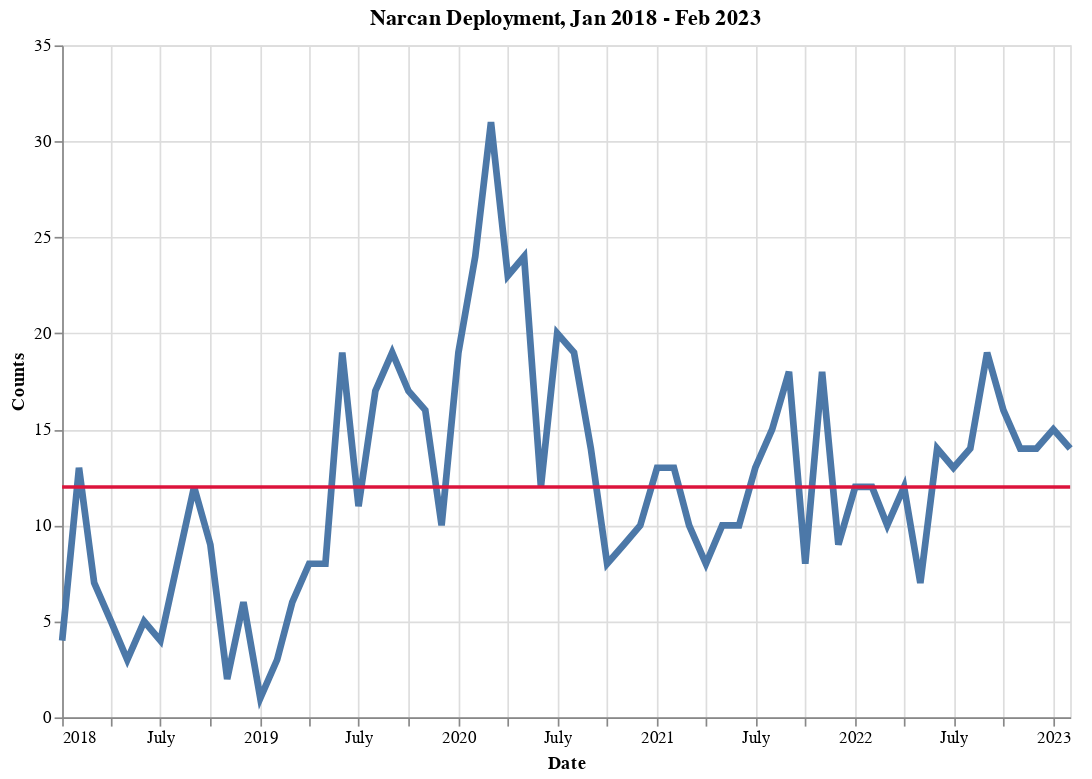

The code cell stored with this chart in its notebook:
### Code cell
end_date = '2023-02'
filtered_nd_counts = nd_counts[nd_counts['incident_date']<=end_date]
median_nd = filtered_nd_counts['count'].median()
base = alt.Chart(filtered_nd_counts).mark_line(size=4).encode(
    alt.X('incident_date:T',title='Date'),
    alt.Y('count',title = 'Counts'),
    tooltip = [alt.Tooltip('incident_date_2',title = 'Date'),alt.Tooltip('count',title='Drug Arrests')]
).properties(
    width=600,
    height=400,
    title='Narcan Deployment, Jan 2018 - Feb 2023'
)
median = alt.Chart(filtered_nd_counts).mark_rule(size=2,color='crimson').encode(
    y='median(count)',
    tooltip = alt.Tooltip(title = 'Median of counts')
)
base+median

### Figure 1 — Vega-Lite specification as saved in the notebook (floating-point values rounded to 4 significant figures)
{"config": {"view": {"continuousWidth": 300, "continuousHeight": 300}}, "layer": [{"mark": {"type": "line", "size": 4}, "encoding": {"tooltip": [{"field": "incident_date_2", "title": "Date", "type": "nominal"}, {"field": "count", "title": "Drug Arrests", "type": "quantitative"}], "x": {"field": "incident_date", "title": "Date", "type": "temporal"}, "y": {"field": "count", "title": "Counts", "type": "quantitative"}}, "title": "Narcan Deployment, Jan 2018 - Feb 2023"}, {"mark": {"type": "rule", "color": "crimson", "size": 2}, "encoding": {"tooltip": {"title": "Median of counts"}, "y": {"aggregate": "median", "field": "count", "type": "quantitative"}}}], "data": {"name": "data-0136f291c601b3dd2f9a513ea97ab8cb"}, "height": 400, "width": 600, "$schema": "https://vega.github.io/schema/vega-lite/v5.6.1.json", "datasets": {"data-0136f291c601b3dd2f9a513ea97ab8cb": [{"incident_date": "2018-01", "count": 4, "incident_date_2": "2018-01"}, {"incident_date": "2018-02", "count": 13, "incident_date_2": "2018-02"}, {"incident_date": "2018-03", "count": 7, "incident_date_2": "2018-03"}, {"incident_date": "2018-04", "count": 5, "incident_date_2": "2018-04"}, {"incident_date": "2018-05", "count": 3, "incident_date_2": "2018-05"}, {"incident_date": "2018-06", "count": 5, "incident_date_2": "2018-06"}, {"incident_date": "2018-07", "count": 4, "incident_date_2": "2018-07"}, {"incident_date": "2018-08", "count": 8, "incident_date_2": "2018-08"}, {"incident_date": "2018-09", "count": 12, "incident_date_2": "2018-09"}, {"incident_date": "2018-10", "count": 9, "incident_date_2": "2018-10"}, {"incident_date": "2018-11", "count": 2, "incident_date_2": "2018-11"}, {"incident_date": "2018-12", "count": 6, "incident_date_2": "2018-12"}, {"incident_date": "2019-01", "count": 1, "incident_date_2": "2019-01"}, {"incident_date": "2019-02", "count": 3, "incident_date_2": "2019-02"}, {"incident_date": "2019-03", "count": 6, "incident_date_2": "2019-03"}, {"incident_date": "2019-04", "count": 8, "incident_date_2": "2019-04"}, {"incident_date": "2019-05", "count": 8, "incident_date_2": "2019-05"}, {"incident_date": "2019-06", "count": 19, "incident_date_2": "2019-06"}, {"incident_date": "2019-07", "count": 11, "incident_date_2": "2019-07"}, {"incident_date": "2019-08", "count": 17, "incident_date_2": "2019-08"}, {"incident_date": "2019-09", "count": 19, "incident_date_2": "2019-09"}, {"incident_date": "2019-10", "count": 17, "incident_date_2": "2019-10"}, {"incident_date": "2019-11", "count": 16, "incident_date_2": "2019-11"}, {"incident_date": "2019-12", "count": 10, "incident_date_2": "2019-12"}, {"incident_date": "2020-01", "count": 19, "incident_date_2": "2020-01"}, {"incident_date": "2020-02", "count": 24, "incident_date_2": "2020-02"}, {"incident_date": "2020-03", "count": 31, "incident_date_2": "2020-03"}, {"incident_date": "2020-04", "count": 23, "incident_date_2": "2020-04"}, {"incident_date": "2020-05", "count": 24, "incident_date_2": "2020-05"}, {"incident_date": "2020-06", "count": 12, "incident_date_2": "2020-06"}, {"incident_date": "2020-07", "count": 20, "incident_date_2": "2020-07"}, {"incident_date": "2020-08", "count": 19, "incident_date_2": "2020-08"}, {"incident_date": "2020-09", "count": 14, "incident_date_2": "2020-09"}, {"incident_date": "2020-10", "count": 8, "incident_date_2": "2020-10"}, {"incident_date": "2020-11", "count": 9, "incident_date_2": "2020-11"}, {"incident_date": "2020-12", "count": 10, "incident_date_2": "2020-12"}, {"incident_date": "2021-01", "count": 13, "incident_date_2": "2021-01"}, {"incident_date": "2021-02", "count": 13, "incident_date_2": "2021-02"}, {"incident_date": "2021-03", "count": 10, "incident_date_2": "2021-03"}, {"incident_date": "2021-04", "count": 8, "incident_date_2": "2021-04"}, {"incident_date": "2021-05", "count": 10, "incident_date_2": "2021-05"}, {"incident_date": "2021-06", "count": 10, "incident_date_2": "2021-06"}, {"incident_date": "2021-07", "count": 13, "incident_date_2": "2021-07"}, {"incident_date": "2021-08", "count": 15, "incident_date_2": "2021-08"}, {"incident_date": "2021-09", "count": 18, "incident_date_2": "2021-09"}, {"incident_date": "2021-10", "count": 8, "incident_date_2": "2021-10"}, {"incident_date": "2021-11", "count": 18, "incident_date_2": "2021-11"}, {"incident_date": "2021-12", "count": 9, "incident_date_2": "2021-12"}, {"incident_date": "2022-01", "count": 12, "incident_date_2": "2022-01"}, {"incident_date": "2022-02", "count": 12, "incident_date_2": "2022-02"}, {"incident_date": "2022-03", "count": 10, "incident_date_2": "2022-03"}, {"incident_date": "2022-04", "count": 12, "incident_date_2": "2022-04"}, {"incident_date": "2022-05", "count": 7, "incident_date_2": "2022-05"}, {"incident_date": "2022-06", "count": 14, "incident_date_2": "2022-06"}, {"incident_date": "2022-07", "count": 13, "incident_date_2": "2022-07"}, {"incident_date": "2022-08", "count": 14, "incident_date_2": "2022-08"}, {"incident_date": "2022-09", "count": 19, "incident_date_2": "2022-09"}, {"incident_date": "2022-10", "count": 16, "incident_date_2": "2022-10"}, {"incident_date": "2022-11", "count": 14, "incident_date_2": "2022-11"}, {"incident_date": "2022-12", "count": 14, "incident_date_2": "2022-12"}, {"incident_date": "2023-01", "count": 15, "incident_date_2": "2023-01"}, {"incident_date": "2023-02", "count": 14, "incident_date_2": "2023-02"}]}}
